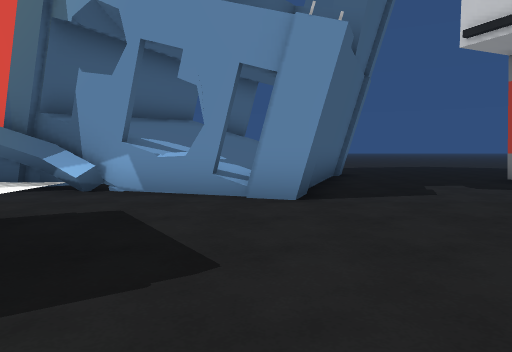
View 1 (above)

13 first-person views from a walk through a 3-D level made in the Unity game engine. The camera is 1.2 m above the floor, tilts 4° down and sees 70° across. The floor is counted in squares, 2 m on a side. Each view is taken from the middle of a square. On the plan, view 1 faces up. The plan holds only what a view shows up to about 10 squares ahead; the rest is blank. The place goes on beyond the plan. Some surface patterns are stand-ins.

View 2
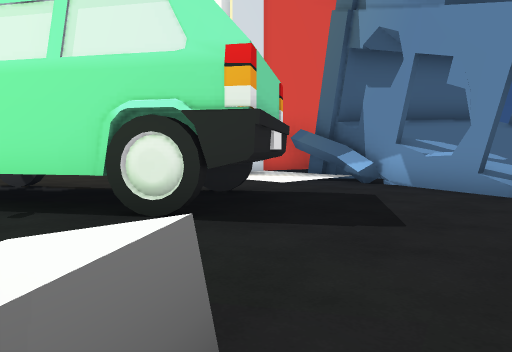

View 3
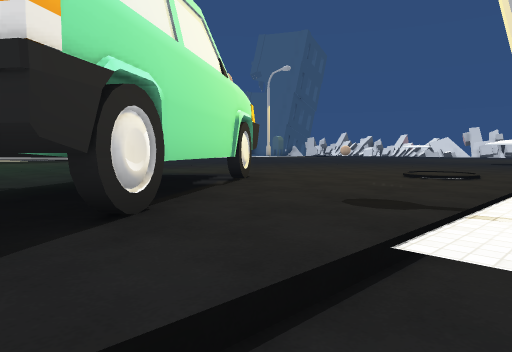

View 4
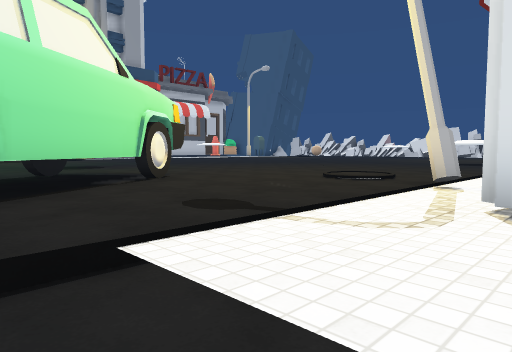

View 5
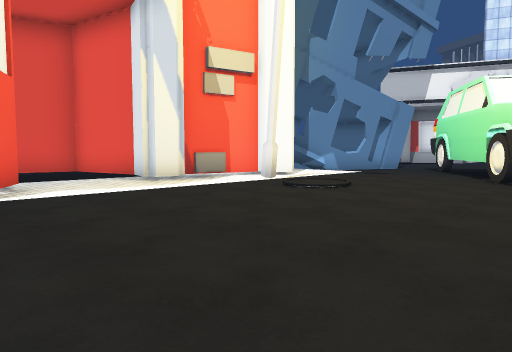

View 6
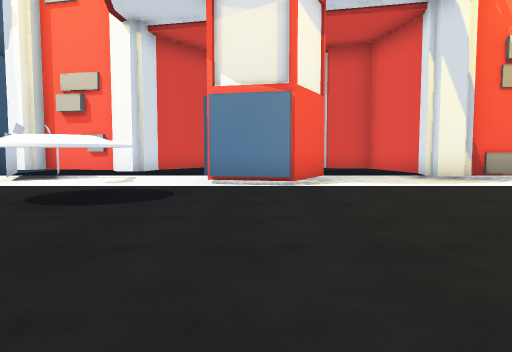

View 7
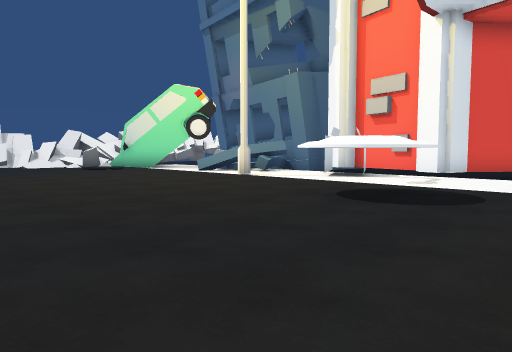

View 8
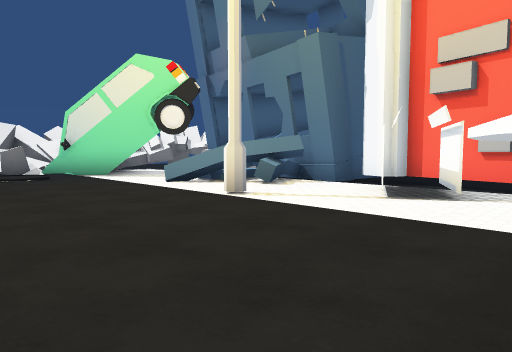

View 9
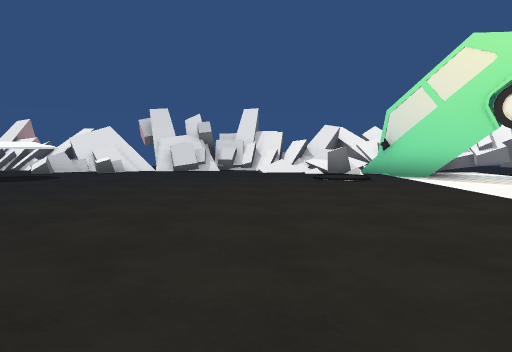

View 10
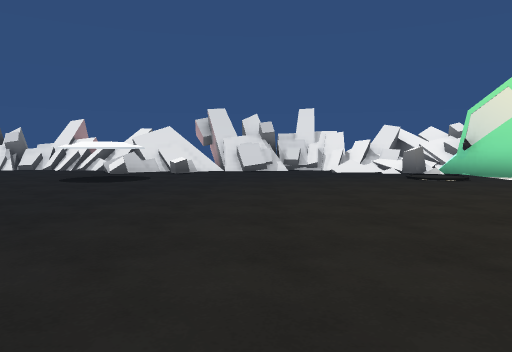

View 11
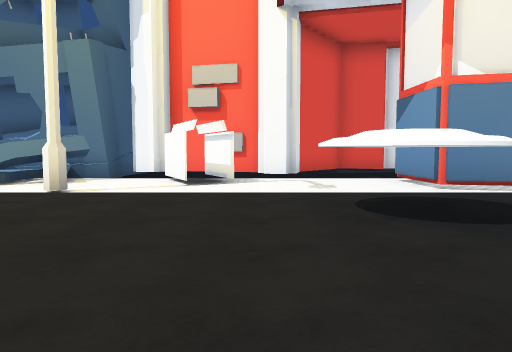

View 12
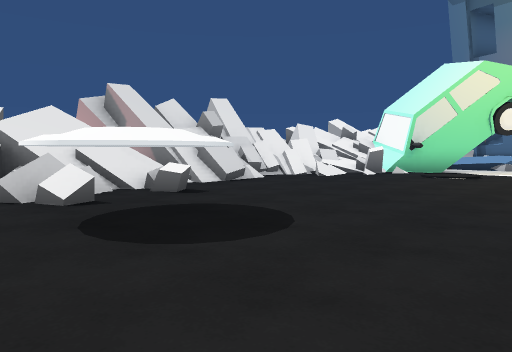

View 13
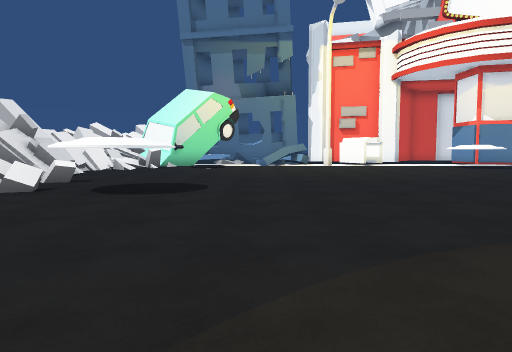

### Floor plan
Key: @ floor where view 1 was taken; # wall or solid block; x gap in a wall; . main floor; - floor 0.25 m lower than the main floor; / step, stairs or slope; = window, fence, low wall or low ledge; ^ raised ledge; T thing the floor can be seen under or through; O other object.
Columns run from 28 left of view 1 to 1 right of it. Each row starts with its distance up from view 1.
 10       #     #   ##          ^
  9    ##########   -##        ^^
  8      ^x   ##      #    #   ^^#
  7  ..  /#.##....  ..#   ####^^^#
  6  ##./^^..#...###..#####./--^x#
  5  #..==.#.....###......../-----
  4 ^x..................#...//////
  3 ^#//.......OO......//....#....
  2 ../........OO....../....T##...
  1 ......................TT ^#...
  0 ......................T ^#..@.
 -1 ...................... T..  ^.
 -2 ...............    ......
 -3 =.........          .....
 -4 =OOO.....              ..
 -5 =OO......              ..
 -6 ........               ..
 -7 .......
 -8   .....
 -9    ...
-10     .

Positions as (right, up) in squares from view 1, and headings:
1: (0, 0), facing up
2: (1, -1), facing up-left
3: (-2, 5), facing down-left
4: (-3, 6), facing down-left
5: (-14, -1), facing up-right
6: (-14, -2), facing up
7: (-14, -2), facing up-left
8: (-17, 1), facing up-left
9: (-18, 1), facing left
10: (-18, -1), facing left
11: (-18, -1), facing up
12: (-23, -6), facing up-left
13: (-24, -10), facing up
